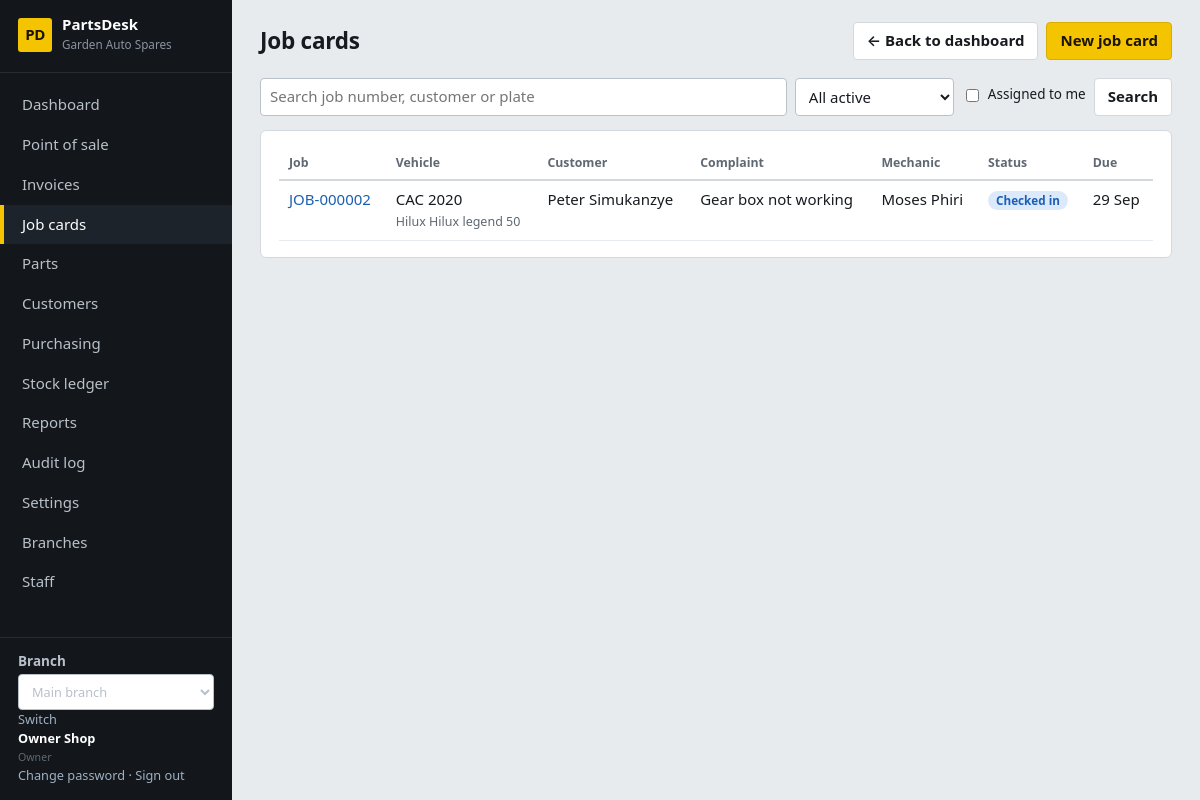
Screenshot of /workshop/ (signed in) with the database file from the repository.
### core/models.py (models this page shows, shortened)
class ShopSettings(TrackedModel):
    tenant = models.OneToOneField(Tenant, on_delete=models.CASCADE, related_name="settings")
    shop_name = models.CharField(max_length=120, default="My Spare Parts Shop")
    address = models.TextField(blank=True)
    phone = models.CharField(max_length=60, blank=True)
    email = models.EmailField(blank=True)
    tax_id = models.CharField("Tax / TPIN number", max_length=60, blank=True)
    currency_symbol = models.CharField(max_length=8, default="$")
    tax_name = models.CharField(max_length=20, default="VAT")
    tax_rate = models.DecimalField("Tax rate %", max_digits=5, decimal_places=2, default=Decimal("0"))
    prices_include_tax = models.BooleanField(default=True, help_text="Untick if prices are entered before tax.")
    counter_max_discount = models.DecimalField(
        "Max discount % for counter staff", max_digits=5, decimal_places=2, default=Decimal("10"),
        help_text="Managers and the owner can exceed this.")
    default_labour_rate = models.DecimalField("Default labour rate per hour", max_digits=10, decimal_places=2, default=Decimal("0"))
    invoice_footer = models.CharField(max_length=200, blank=True, default="Thank you for your business.")
    class Meta:
        verbose_name_plural = "shop settings"
    @classmethod
    def get(cls, tenant):
        obj, _ = cls.objects.get_or_create(tenant=tenant)
        return obj

class User(AbstractUser):
    class Role(models.TextChoices):
        OWNER = "owner", "Owner"
        MANAGER = "manager", "Manager"
        COUNTER = "counter", "Counter sales"
        MECHANIC = "mechanic", "Mechanic"
        STOREKEEPER = "storekeeper", "Storekeeper"
    role = models.CharField(max_length=20, choices=Role.choices, default=Role.COUNTER)
    tenant = models.ForeignKey(Tenant, null=True, blank=True, on_delete=models.PROTECT, related_name="users")
    branches = models.ManyToManyField(Branch, blank=True, related_name="staff")
    @property
    def display_name(self):
        return self.get_full_name() or self.username

### workshop/models.py (models this page shows, shortened)
class JobCard(TrackedModel):
    branch = models.ForeignKey(Branch, on_delete=models.PROTECT)
    class Status(models.TextChoices):
        OPEN = "open", "Checked in"
        DIAGNOSING = "diagnosing", "Diagnosing"
        AWAITING_PARTS = "awaiting_parts", "Awaiting parts"
        IN_PROGRESS = "in_progress", "In progress"
        READY = "ready", "Ready for pickup"
        INVOICED = "invoiced", "Invoiced"
        CANCELLED = "cancelled", "Cancelled"
    number = models.CharField(max_length=20)
    customer = models.ForeignKey(Customer, on_delete=models.PROTECT, related_name="jobs")
    vehicle = models.ForeignKey(CustomerVehicle, on_delete=models.PROTECT)
    status = models.CharField(max_length=20, choices=Status.choices, default=Status.OPEN)
    complaint = models.TextField("Customer's complaint / work requested")
    diagnosis = models.TextField("Diagnosis / work notes", blank=True)
    odometer = models.PositiveIntegerField("Odometer (km)", null=True, blank=True)
    assigned_to = models.ForeignKey(settings.AUTH_USER_MODEL, null=True, blank=True, on_delete=models.SET_NULL,
                                    related_name="assigned_jobs", verbose_name="Mechanic")
    promised_date = models.DateField(null=True, blank=True)
    invoice = models.OneToOneField(Sale, null=True, blank=True, on_delete=models.SET_NULL, related_name="job")
    created_by = models.ForeignKey(settings.AUTH_USER_MODEL, null=True, on_delete=models.SET_NULL, related_name="+")
    created_at = models.DateTimeField(default=timezone.now)
    updated_at = models.DateTimeField(auto_now=True)
    class Meta:
        ordering = ["-created_at"]
        constraints = [models.UniqueConstraint(fields=["branch", "number"], name="job_branch_number")]
    def get_absolute_url(self):
        return reverse("job_detail", args=[self.pk])

### sales/models.py (models this page shows, shortened)
class CustomerVehicle(TrackedModel):
    customer = models.ForeignKey(Customer, on_delete=models.CASCADE, related_name="vehicles")
    reg_number = models.CharField("Registration / plate", max_length=20)
    make = models.CharField(max_length=60)
    model = models.CharField(max_length=60)
    year = models.PositiveSmallIntegerField(null=True, blank=True)
    engine = models.CharField(max_length=60, blank=True)
    vin = models.CharField("VIN / chassis no.", max_length=40, blank=True)
    notes = models.CharField(max_length=200, blank=True)
    class Meta:
        ordering = ["reg_number"]

class Customer(TrackedModel):
    tenant = models.ForeignKey(Tenant, on_delete=models.PROTECT)
    class Type(models.TextChoices):
        RETAIL = "retail", "Retail"
        TRADE = "trade", "Trade (garage / mechanic)"
    name = models.CharField(max_length=120)
    phone = models.CharField(max_length=60, blank=True)
    email = models.EmailField(blank=True)
    address = models.TextField(blank=True)
    customer_type = models.CharField(max_length=10, choices=Type.choices, default=Type.RETAIL)
    credit_limit = models.DecimalField(max_digits=12, decimal_places=2, default=Decimal("0"),
                                       help_text="0 = no credit. Above 0 lets them buy on account up to this amount.")
    notes = models.TextField(blank=True)
    is_active = models.BooleanField(default=True)
    created_at = models.DateTimeField(auto_now_add=True)
    class Meta:
        ordering = ["name"]

### workshop/views.py (the view)
# urls.py: path("", views.job_list, name="job_list"),
@role_required(FRONT)
def job_list(request):
    g = request.GET
    qs = JobCard.objects.filter(branch=request.branch).select_related("customer", "vehicle", "assigned_to")
    status = g.get("status", "active")
    if status == "active":
        qs = qs.exclude(status__in=[S.INVOICED, S.CANCELLED])
    elif status in S.values:
        qs = qs.filter(status=status)
    if g.get("mine"):
        qs = qs.filter(assigned_to=request.user)
    for t in g.get("q", "").split():
        qs = qs.filter(Q(number__icontains=t) | Q(customer__name__icontains=t) | Q(vehicle__reg_number__icontains=t))
    counts = dict(JobCard.objects.filter(branch=request.branch).exclude(status__in=[S.INVOICED, S.CANCELLED]).values_list("status").annotate(n=Count("id")))
    return render(request, "workshop/job_list.html", {
        "page_title": "Job cards", "jobs": qs[:200], "g": g, "status": status, "counts": counts,
        "statuses": [c for c in S.choices if c[0] not in ("invoiced", "cancelled")]})

### core/audit.py (called while the page is built)
@contextmanager
def audit_context(**values):
    token = _current.set(dict(_current.get(), **values))
    try:
        yield
    finally:
        _current.reset(token)

def metadata(request):
    try:
        address = str(ip_address(request.META.get('REMOTE_ADDR', '')))
    except ValueError:
        address = None
    match = request.resolver_match
    return dict(request_id=request.audit_request_id, ip_address=address,
                route=(match.view_name if match else 'unmatched')[:100], method=request.method[:10])

### core/context.py (called while the page is built)
def shop(request):
    if not request.user.is_authenticated:
        return {}
    if request.branch is None:
        return {"shop": None, "nav": [], "branches": [], "active_branch": None}
    items = []
    for label, name, roles in NAV:
        if roles is None or request.user.role in roles:
            url = reverse(name)
            active = request.path == url if url == "/" else request.path.startswith(url)
            items.append({"label": label, "url": url, "active": active})
    return {"shop": ShopSettings.get(request.tenant), "nav": items,
            "branches": allowed_branches(request.user), "active_branch": request.branch}

### core/models.py (called while the page is built)
    def save(self, *args, **kwargs):
        if not self._state.adding:
            raise ValueError("Audit records cannot be edited.")
        return super().save(*args, **kwargs)

### core/navigation.py (called while the page is built)
def page_back_link(request):
    if request is None or not request.user.is_authenticated:
        return None
    match = request.resolver_match
    name = match.url_name if match else None
    if name == 'dashboard':
        return None
    kwargs = {}
    if name == 'vehicle_create':
        if 'pk' in match.kwargs:
            target, label = 'customer_detail', 'Back to customer'
            kwargs = {'pk': match.kwargs['pk']}
        else:
            target, label = 'vehicle_list', 'Back to vehicles'
    elif name in RECORD_PARENTS:
        target, label = RECORD_PARENTS[name]
        kwargs = {'pk': match.kwargs['pk']}
    else:
        target, label = PARENTS.get(name, ('dashboard', 'Back to dashboard'))
    return {'url': reverse(target, kwargs=kwargs), 'label': label}

### core/templatetags/ui.py (called while the page is built)
@register.filter
def status_class(value):
    return "b-" + STATUS_CLASSES.get(str(value), "muted")

@register.simple_tag(takes_context=True)
def page_back_link(context):
    from core.navigation import page_back_link as destination
    return destination(context.get("request"))

### templates/workshop/job_list.html (shortened to what this page needs)
{% extends "base.html" %}{% load ui %}
{% block actions %}<a class="btn primary" href="{% url 'job_create' %}">New job card</a>{% endblock %}
{% block content %}
<form class="filters" method="get">
  <input type="search" name="q" value="{{ g.q }}" placeholder="Search job number, customer or plate">
  <select name="status" onchange="this.form.submit()"><option value="active" {% if status == "active" %}selected{% endif %}>All active</option></select>
  <label style="display:flex;align-items:center;gap:6px;font-weight:400"><input type="checkbox" name="mine" value="1" {% if g.mine %}checked{% endif %} onchange="this.form.submit()"> Assigned to me</label>
  <button class="btn">Search</button>
</form>
<section class="card"><div class="tablewrap"><table><thead><tr><th>Job</th><th>Vehicle</th><th>Customer</th><th>Complaint</th><th>Mechanic</th><th>Status</th><th>Due</th></tr></thead><tbody>
{% for j in jobs %}<tr><td><a href="{{ j.get_absolute_url }}">{{ j.number }}</a></td><td>{{ j.vehicle.reg_number }}<br><small>{{ j.vehicle.make }} {{ j.vehicle.model }}</small></td><td>{{ j.customer.name }}</td><td>{{ j.complaint|truncatechars:40 }}</td><td>{{ j.assigned_to.display_name|default:"Unassigned" }}</td><td><span class="badge {{ j.status|status_class }}">{{ j.get_status_display }}</span></td><td>{{ j.promised_date|date:"j M"|default:"—" }}</td></tr>
{% empty %}<tr><td colspan="7" class="empty">No job cards here. <a href="{% url 'job_create' %}">Open one</a>.</td></tr>{% endfor %}</tbody></table></div></section>
{% endblock %}

### templates/base.html (shortened to what this page needs)
{% load static ui %}<!doctype html>
<html lang="en">
<head>
<link rel="stylesheet" href="{% static 'css/app.css' %}">
</head>
<body data-print-log-url="{% url 'log_print_request' %}" {% if auto_print %}data-autoprint="1"{% endif %}>
<div class="app">
  <aside class="side no-print">
    <div class="brand"><span class="brand-mark">PD</span><div><strong>PartsDesk</strong><small>{{ shop.shop_name }}</small></div></div>
    <nav>{% for item in nav %}<a href="{{ item.url }}" class="{% if item.active %}on{% endif %}">{{ item.label }}</a>{% endfor %}</nav>
    <div class="who">
      {% if branches %}<form method="post" action="{% url 'switch_branch' %}">{% csrf_token %}
      <label for="branch-select">Branch</label><select id="branch-select" name="branch_id" onchange="this.form.submit()">
      {% for b in branches %}<option value="{{ b.pk }}" {% if b.pk == active_branch.pk %}selected{% endif %}>{{ b.name }}</option>{% endfor %}
      </select><button type="submit">Switch</button></form>{% endif %}
      <strong>{{ user.display_name }}</strong><small>{{ user.get_role_display }}</small><br>
      <a href="{% url 'password_change' %}">Change password</a> ·
      <form method="post" action="{% url 'logout' %}">{% csrf_token %}<button type="submit">Sign out</button></form>
    </div>
  </aside>
  <main class="main">
    <header class="top"><h1>{% block page_heading %}{{ page_title }}{% endblock %}</h1><div class="actions">{% page_back_link as back %}{% if back %}<a class="btn no-print" href="{{ back.url }}" aria-label="{{ back.label }}">&larr; {{ back.label }}</a>{% endif %}{% block actions %}{% endblock %}</div></header>
    {% block content %}{% endblock %}
  </main>
</div>
</body>
</html>

### static/css/app.css (style rules this page uses)
:root { --bg:#e8ebee; --panel:#fff; --ink:#171b20; --muted:#5f6873; --line:#d3d8de; --line-soft:#e6e9ed; --side:#13171b; --side-ink:#b8c0c9; --hi:#f5c400; --hi-ink:#1a1400; --ok:#1f7a3a; --warn:#a15c00; --bad:#b42323; --info:#1a5fb4; --mono:ui-monospace,SFMono-Regular,Menlo,Consolas,"Liberation Mono",monospace; }
* { box-sizing:border-box }
html { font-size:15px }
body { margin:0;background:var(--bg);color:var(--ink);font-family:"Segoe UI",system-ui,-apple-system,Roboto,"Helvetica Neue",Arial,sans-serif;line-height:1.45 }
a { color:var(--info);text-decoration:none }
h1,h2,h3 { margin:0;line-height:1.2 }
small,.muted { color:var(--muted) }
.app { display:grid;grid-template-columns:232px 1fr;min-height:100vh }
.side { background:var(--side);color:var(--side-ink);display:flex;flex-direction:column;padding:16px 0;position:sticky;top:0;height:100vh }
.brand { display:flex;gap:10px;align-items:center;padding:0 18px 18px;border-bottom:1px solid #262c33 }
.brand-mark { background:var(--hi);color:var(--hi-ink);font-weight:800;border-radius:3px;width:34px;height:34px;display:grid;place-items:center;letter-spacing:-.5px }
.brand strong { color:#fff;display:block;line-height:1.1 }
.brand small { color:#8a94a0;font-size:.78rem }
.side nav { display:flex;flex-direction:column;padding:12px 0;flex:1;overflow:auto }
.side nav a { color:var(--side-ink);padding:9px 18px;border-left:4px solid transparent;font-weight:500 }
.side nav a.on { border-left-color:var(--hi);background:#1d232a;color:#fff }
.who { padding:14px 18px 0;border-top:1px solid #262c33;font-size:.85rem }
.who strong { color:#fff;display:block }
.who a,.who button { color:#9fb0c2;background:none;border:0;padding:0;font:inherit;cursor:pointer }
.who form { display:inline }
.main { padding:22px 28px 40px;min-width:0 }
.top { display:flex;justify-content:space-between;align-items:center;gap:16px;margin-bottom:18px;flex-wrap:wrap }
.top h1 { font-size:1.5rem;letter-spacing:-.01em }
.actions { display:flex;gap:8px;flex-wrap:wrap }
.card { background:var(--panel);border:1px solid var(--line);border-radius:6px;padding:16px 18px;margin-bottom:16px }
.btn,button.btn { display:inline-flex;align-items:center;gap:6px;padding:7px 13px;border:1px solid var(--line);border-radius:4px;background:#fff;color:var(--ink);font:inherit;font-weight:600;cursor:pointer;text-decoration:none }
.btn.primary { background:var(--hi);border-color:#d9ac00;color:var(--hi-ink) }
input,select,textarea { font:inherit;color:inherit;padding:7px 9px;border:1px solid #b9c1ca;border-radius:4px;background:#fff;width:100%;min-width:0 }
input[type=checkbox] { width:auto }
label { font-weight:600;font-size:.9rem;display:block;margin-bottom:3px }
.filters { display:flex;gap:8px;flex-wrap:wrap;margin-bottom:14px }
.filters>* { width:auto;flex:0 1 auto }
.filters input[type=search] { flex:1 1 260px }
table { width:100%;border-collapse:collapse }
th { text-align:left;font-size:.82rem;color:var(--muted);font-weight:600;padding:7px 10px;border-bottom:2px solid var(--line);white-space:nowrap }
td { padding:8px 10px;border-bottom:1px solid var(--line-soft);vertical-align:top }
.tablewrap { overflow-x:auto }
.badge { display:inline-block;padding:1px 8px;border-radius:10px;font-size:.78rem;font-weight:600;background:#eef0f3;color:#3b444e;white-space:nowrap }
.b-info { background:#dce9fb;color:var(--info) }

### rows the page displays
ShopSettings: shop_name "Garden Auto Spares"
User: display_name "Owner Shop", role "Owner"
JobCard: number "JOB-000002", vehicle.reg_number "CAC 2020", vehicle.make "Hilux", vehicle.model "Hilux legend 50", customer.name "Peter Simukanzye", complaint "Gear box not working", assigned_to.display_name "Moses Phiri", status "Checked in", promised_date "29 Sep"

### other values shown
{{ item.label }} "Dashboard" "Point of sale" "Invoices" "Job cards" "Parts" "Customers" "Purchasing" "Stock ledger" "Reports" "Audit log" "Settings" "Branches" "Staff"
{{ page_title }} "Job cards"
{{ back.label }} "Back to dashboard"
form field branch_id "Main branch"
